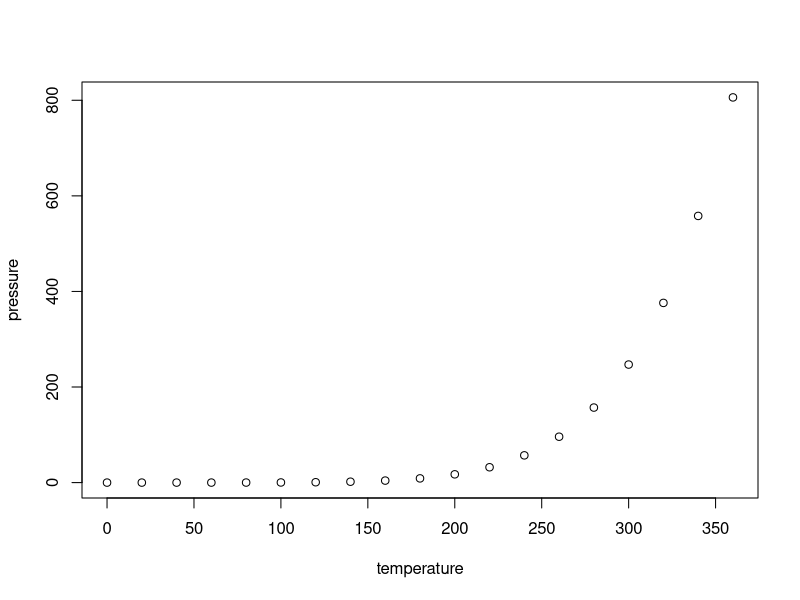
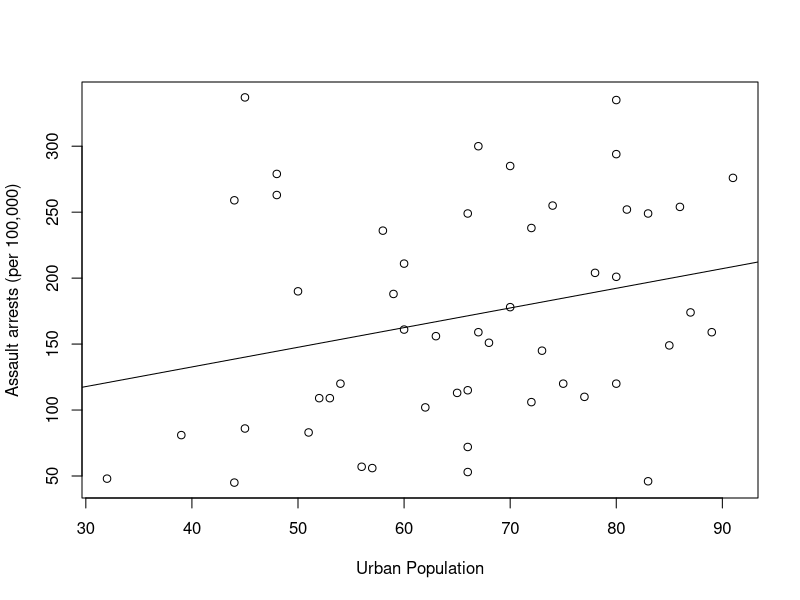

Source code (R) for these figures, in order:
## ---- chunk 1
knitr::opts_chunk$set(echo = TRUE)
## ---- chunk 2
summary(cars)
## ---- chunk 3
plot(pressure)
## ---- chunk 4
#Create regression between Urban Population and assaumt arrests (per 100,000)
Regression<-lm(Assault ~ UrbanPop, USArrests) 

#plot the regression line on top of a scatter plot 
with(USArrests, plot(UrbanPop,Assault,xlab = "Urban Population", ylab = "Assault arrests (per 100,000)" )) 
abline(Regression)
